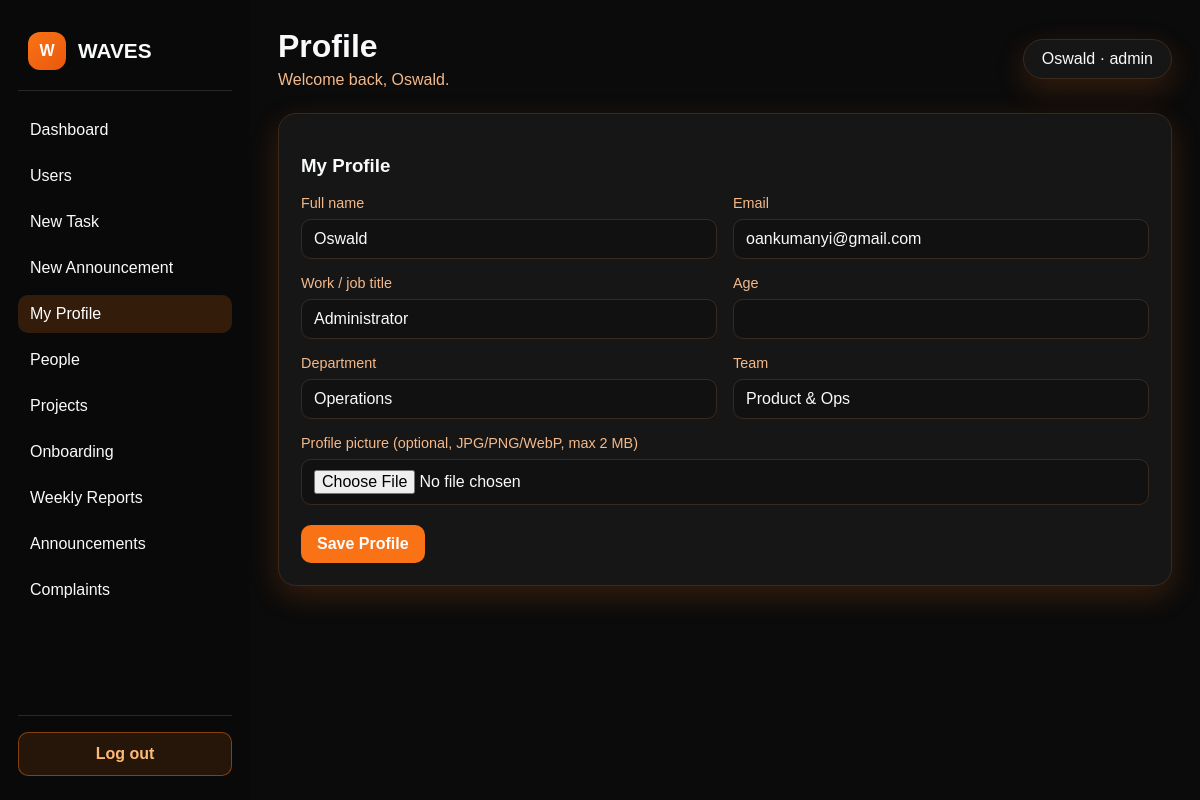
The app's page /profile.php (signed in) with its own data.
### tables this page shows
CREATE TABLE profiles (
    id INT AUTO_INCREMENT PRIMARY KEY,
    user_id INT NOT NULL,
    full_name VARCHAR(150) NOT NULL,
    team_name VARCHAR(120) DEFAULT NULL,
    department VARCHAR(120) DEFAULT NULL,
    job_title VARCHAR(120) DEFAULT NULL,
    age TINYINT UNSIGNED DEFAULT NULL,
    profile_photo VARCHAR(255) DEFAULT NULL,
    mentor_id INT DEFAULT NULL,
    start_date DATE DEFAULT NULL,
    created_at TIMESTAMP DEFAULT CURRENT_TIMESTAMP,
    FOREIGN KEY (user_id) REFERENCES users(id) ON DELETE CASCADE,
    FOREIGN KEY (mentor_id) REFERENCES users(id)
);

CREATE TABLE users (
    id INT AUTO_INCREMENT PRIMARY KEY,
    organization_id INT NOT NULL,
    email VARCHAR(150) UNIQUE NOT NULL,
    password_hash VARCHAR(255) NOT NULL,
    role ENUM('admin', 'mentor', 'intern', 'staff', 'national_service') NOT NULL DEFAULT 'intern',
    created_at TIMESTAMP DEFAULT CURRENT_TIMESTAMP,
    FOREIGN KEY (organization_id) REFERENCES organizations(id)
);

### includes/auth.php (called while the page is built, shortened)
<?php
function currentUser(): ?array
{
    return $_SESSION['user'] ?? null;
}

### profile.php (the view, shortened to what this page needs)
<?php
require_once __DIR__ . '/includes/auth.php';
$pdo = getDbConnection();
$user = currentUser();
$userId = (int) $user['id'];
$profileQuery = $pdo->prepare(
    'SELECT u.email, p.full_name, p.job_title, p.department, p.team_name, p.age, p.profile_photo
     FROM users u
     LEFT JOIN profiles p ON p.user_id = u.id
     WHERE u.id = :user_id'
);
$profileQuery->execute(['user_id' => $userId]);
$profile = $profileQuery->fetch() ?: [];
include __DIR__ . '/includes/header.php';
?>
<section class="form-panel">
    <h3>My Profile</h3>
    <form method="post" action="profile.php" enctype="multipart/form-data">
        <div class="form-grid">
            <div class="field">
                <label for="full_name">Full name</label>
                <input id="full_name" name="full_name" type="text" maxlength="150" value="<?= htmlspecialchars($profile['full_name'] ?? '') ?>" required>
            </div>
            <div class="field">
                <label for="email">Email</label>
                <input id="email" name="email" type="email" maxlength="150" value="<?= htmlspecialchars($profile['email'] ?? '') ?>" required>
            </div>
            <div class="field">
                <label for="job_title">Work / job title</label>
                <input id="job_title" name="job_title" type="text" maxlength="120" value="<?= htmlspecialchars($profile['job_title'] ?? '') ?>">
            </div>
            <div class="field">
                <label for="age">Age</label>
                <input id="age" name="age" type="number" min="1" max="120" value="<?= htmlspecialchars((string) ($profile['age'] ?? '')) ?>">
            </div>
            <div class="field">
                <label for="department">Department</label>
                <input id="department" name="department" type="text" maxlength="120" value="<?= htmlspecialchars($profile['department'] ?? '') ?>">
            </div>
            <div class="field">
                <label for="team_name">Team</label>
                <input id="team_name" name="team_name" type="text" maxlength="120" value="<?= htmlspecialchars($profile['team_name'] ?? '') ?>">
            </div>
            <div class="field" style="grid-column: 1 / -1;">
                <label for="profile_photo">Profile picture (optional, JPG/PNG/WebP, max 2 MB)</label>
                <input id="profile_photo" name="profile_photo" type="file" accept="image/jpeg,image/png,image/webp">
            </div>
        </div>
        <div class="action-row" style="margin-top: 20px;">
            <button type="submit" class="btn btn-primary">Save Profile</button>
        </div>
    </form>
</section>
<?php include __DIR__ . '/includes/footer.php'; ?>

### includes/header.php (shortened to what this page needs)
<?php
require_once __DIR__ . '/auth.php';
$currentUser = currentUser();
$currentPage = basename($_SERVER['PHP_SELF']);
?>
<!DOCTYPE html>
<html lang="en">
<head>
    <link rel="stylesheet" href="assets/css/style.css">
</head>
<body>
    <?php if ($currentUser && $currentPage !== 'login.php'): ?>
        <div class="app-shell">
            <?php include __DIR__ . '/sidebar.php'; ?>
            <main class="main">
                <header class="topbar">
                    <div class="page-title">
                        <h2><?= ucfirst(str_replace(['.php', '-'], ['', ' '], $currentPage)) ?></h2>
                        <p>Welcome back, <?= htmlspecialchars($currentUser['full_name']) ?>.</p>
                    </div>
                    <div class="user-chip">
                        <?= htmlspecialchars($currentUser['full_name']) ?> · <?= htmlspecialchars($currentUser['role']) ?>
                    </div>
                </header>
    <?php else: ?>
        <div class="auth-wrap">
    <?php endif; ?>

### assets/css/style.css (style rules this page uses)
:root { --bg: #0b0b0b; --panel: #161616; --panel-alt: #1d1a18; --primary: #f97316; --primary-dark: #ea580c; --secondary: #f8fafc; --muted: #f4b98a; --success: #10b981; --warning: #f97316; --danger: #ef4444; --border: #3a2a1e; --shadow: 0 10px 30px rgba(249, 115, 22, 0.18); }
* { box-sizing: border-box; }
body { margin: 0; font-family: Arial, Helvetica, sans-serif; background: var(--bg); color: var(--secondary); }
body, .main, .sidebar, .card, .list-panel, .form-panel, .auth-card, .user-chip, .quick-item, .field input, .field select, .field textarea { color: var(--secondary); }
button, input, select, textarea { font: inherit; }
.app-shell { display: flex; min-height: 100vh; }
.main { flex: 1; padding: 28px; }
.topbar { display: flex; align-items: center; justify-content: space-between; gap: 16px; margin-bottom: 24px; }
.page-title h2 { margin: 0; font-size: 2rem; }
.page-title p { margin: 6px 0 0; color: var(--muted); }
.user-chip { background: var(--panel); border: 1px solid var(--border); border-radius: 999px; padding: 10px 18px; box-shadow: var(--shadow); }
.action-row { display: flex; flex-wrap: wrap; gap: 12px; margin-top: 12px; }
.list-panel, .form-panel { background: var(--panel); border: 1px solid var(--border); border-radius: 18px; padding: 22px; box-shadow: var(--shadow); }
.form-grid { display: grid; grid-template-columns: repeat(2, minmax(0, 1fr)); gap: 16px; }
.field { display: flex; flex-direction: column; gap: 8px; }
.field label { font-size: 0.9rem; color: var(--muted); }
.field input, .field select, .field textarea { width: 100%; border: 1px solid var(--border); border-radius: 10px; padding: 10px 12px; background: #111111; color: var(--secondary); }
.btn { display: inline-flex; align-items: center; justify-content: center; border: none; border-radius: 10px; padding: 10px 16px; cursor: pointer; font-weight: 700; text-decoration: none; }
.btn-primary { background: var(--primary); color: white; }

### records on screen
profiles: full_name "Oswald", email "oankumanyi@gmail.com", job_title "Administrator", department "Operations", team_name "Product & Ops"

### other values on screen
$label "Dashboard"
$label "Users"
$label "New Task"
$label "New Announcement"
$label "My Profile"
$label "People"
$label "Projects"
$label "Onboarding"
$label "Weekly Reports"
$label "Announcements"
$label "Complaints"
str_replace(['.php', '-'], ['', ' '], $currentPage) "Profile"
$currentUser['role'] "admin"
